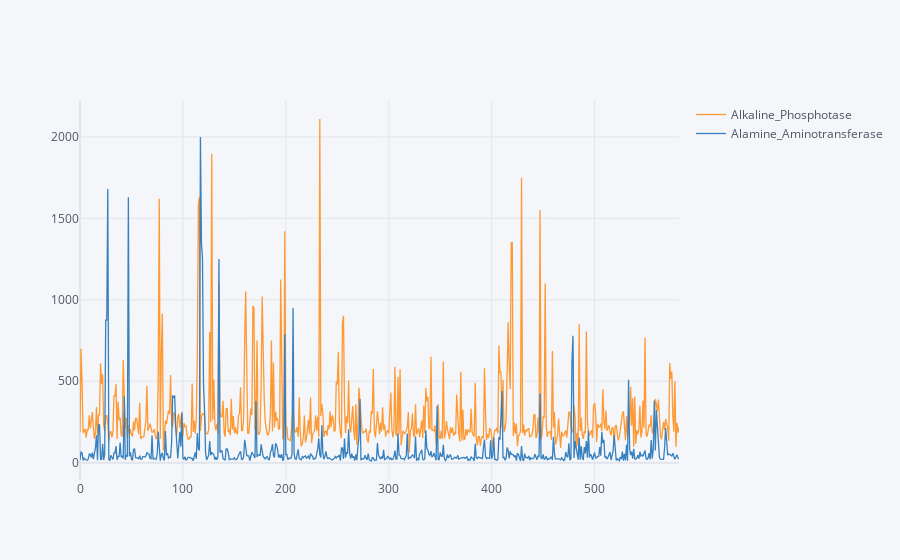

Write notebook code for a chart like this one.
### Code cell
data[['Alkaline_Phosphotase','Alamine_Aminotransferase']].iplot()

### Figure 1 — Plotly figure (JSON) as saved in the notebook; plotly's stock layout.template omitted (floating-point values rounded to 4 significant figures; data arrays with more than 128 entries replaced by an {"elided": "..."} marker saying what was removed)
{"data": [{"line": {"color": "rgba(255, 153, 51, 1.0)", "dash": "solid", "shape": "linear", "width": 1.3}, "mode": "lines", "name": "Alkaline_Phosphotase", "text": "", "type": "scatter", "x": {"elided": "583 int values"}, "y": {"elided": "583 int values"}}, {"line": {"color": "rgba(55, 128, 191, 1.0)", "dash": "solid", "shape": "linear", "width": 1.3}, "mode": "lines", "name": "Alamine_Aminotransferase", "text": "", "type": "scatter", "x": {"elided": "583 int values"}, "y": {"elided": "583 int values"}}], "layout": {"legend": {"bgcolor": "#F5F6F9", "font": {"color": "#4D5663"}}, "paper_bgcolor": "#F5F6F9", "plot_bgcolor": "#F5F6F9", "title": {"font": {"color": "#4D5663"}}, "xaxis": {"gridcolor": "#E1E5ED", "showgrid": true, "tickfont": {"color": "#4D5663"}, "title": {"font": {"color": "#4D5663"}, "text": ""}, "zerolinecolor": "#E1E5ED"}, "yaxis": {"gridcolor": "#E1E5ED", "showgrid": true, "tickfont": {"color": "#4D5663"}, "title": {"font": {"color": "#4D5663"}, "text": ""}, "zerolinecolor": "#E1E5ED"}}}
